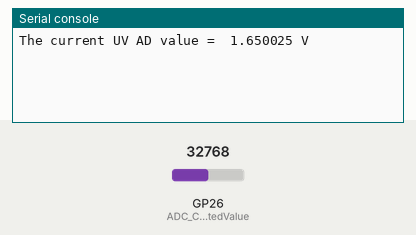
Simulated run of this program. Board: Raspberry Pi Pico running MicroPython. On the bench: the last lines printed to the serial console. Inputs (shaded band) come from the test bench; at power-on: GP26 (ADC_ConvertedValue) = 32768 (analog values on the 0–65535 scale).

Above: at 1.2 s.
1.3 s: GP26 (ADC_ConvertedValue) set to 45874
At 3.2 s:
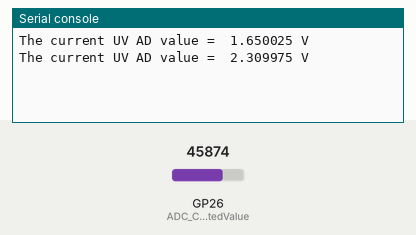
4.0 s: GP26 (ADC_ConvertedValue) set to 57670
At 4.7 s:
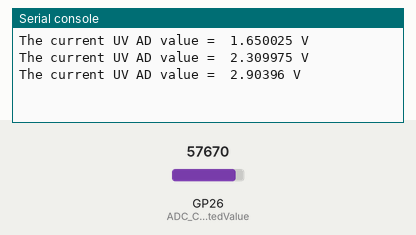
Timing chart, 0 to 7.0 s (numbered marks = the images above; inputs shaded):
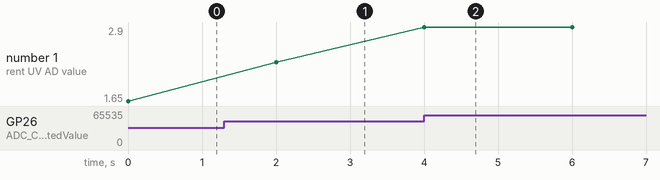

The program:

uv_sensor.py
```python
'''
******************************************************************************
  * @file    UV Sensor.py
  * @author  Waveshare Team
  * @version
  * @date    2021-02-08
  * @brief   UV Sensor
  ******************************************************************************
  * @attention
  *
  * THE PRESENT FIRMWARE WHICH IS FOR GUIDANCE ONLY AIMS AT PROVIDING CUSTOMERS
  * WITH CODING INFORMATION REGARDING THEIR PRODUCTS IN ORDER FOR THEM TO SAVE
  * TIME. AS A RESULT, WAVESHARE SHALL NOT BE HELD LIABLE FOR ANY
  * DIRECT, INDIRECT OR CONSEQUENTIAL DAMAGES WITH RESPECT TO ANY CLAIMS ARISING
  * FROM THE CONTENT OF SUCH FIRMWARE AND/OR THE USE MADE BY CUSTOMERS OF THE
  * CODING INFORMATION CONTAINED HEREIN IN CONNECTION WITH THEIR PRODUCTS.
  *
  ******************************************************************************
'''


from machine import Pin,ADC
import utime

#Select ADC input 0 (GPIO26)
ADC_ConvertedValue = machine.ADC(0)

conversion_factor = 3.3 / (65535)


while True :

    AD_value = ADC_ConvertedValue.read_u16() * conversion_factor
    print("The current UV AD value = ",AD_value ,"V")
    utime.sleep(2)
```

Measured:
- after the input at 1.3 s, the serial console: prints a new line after 0.70 s (image 1)
- after the input at 4.0 s, the serial console: prints a new line at once (image 2)
- plotted number 1: 1.65 → 2.31 after the input at 1.3 s, 2.31 → 2.9 after the input at 4.0 s
